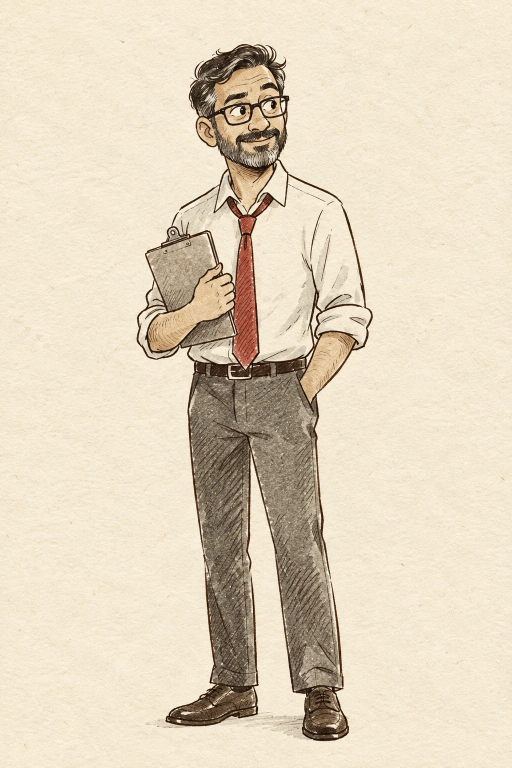
#> input picture demo-reel/ref/raj_ref.webp, 1024 x 1536 px (shown at 1/2 size); its folder holds 4 pictures in this run
$ python cut_puppets.py
#> lines starting #> are read from the running program, lines starting #| are printed output that depends on the picture; after the words box and inside, x2 and y2 are one past the last pixel; in counts of white or black regions, pixels touching at a corner belong together
"""Cut the demo reel's four hosts into jointed paper-cutout puppets. The pixels are the references' own (ref/*); only the
cut lines are new. Each moving piece leaves a hidden fill behind it on the piece underneath, so a turn never opens a hole.
  raj    head, arm (clipboard, hand and forearm; pivots at the elbow), torso (with the hand in his pocket), two legs
  maya   head (bun and hoops), arm (piggy bank, hand and forearm; pivots at the elbow), torso (hand on hip), two legs
  hana   head (bun and the pencil in it), arm (the pencil hand; pivots at the wrist), arm2 (the notebook hand; pivots at the
         wrist), torso, two legs
  diego  head (the hat and its white sticker border), torso (both hands on the backpack straps), two legs, and a second
         head drawing, head_uhoh: the same head with the smile repainted as a worried "o" (his skin and outline colours)
usage: python3 tools/cut_puppets.py [name ...]   ->  assets/<name>_<part>.png + assets/<name>_parts.json"""
import numpy as np, json, sys, os
from PIL import Image, ImageDraw
ROOT = os.path.join(os.path.dirname(os.path.abspath(__file__)), '..')
CHECK = os.path.join(ROOT, '_check', 'cuts') + '/'   # a visual check of each cut (not committed)
CFG = {
  'raj': dict(
    head=[(355, 75), (605, 75), (605, 318), (565, 340), (520, 352), (470, 348), (425, 330), (380, 300), (355, 250)],
    arm=[(283, 446), (432, 438), (480, 520), (480, 702), (360, 714), (272, 708), (258, 650), (272, 560)],
    legs_y=762, split_x=505, chin=((425, 290, 575, 352)), fill_from=(400, 380, 460, 420),
    piv=dict(head=(495, 346), arm=(300, 690), legL=(445, 765), legR=(565, 765), torso=(495, 1470)), feet=(495, 1470)),
  'maya': dict(
    head=[(290, 70), (660, 70), (660, 425), (610, 452), (545, 474), (478, 472), (420, 448), (372, 420), (290, 345)],
    arm=[(585, 568), (772, 566), (842, 598), (848, 722), (804, 784), (640, 796), (582, 762)],
    legs_y=900, split_x=540, chin=((430, 420, 610, 476)), fill_from=(470, 800, 520, 850),
    piv=dict(head=(505, 470), arm=(805, 662), legL=(440, 902), legR=(640, 902), torso=(540, 1455)), feet=(540, 1455)),
  'hana': dict(
    head=[(300, 60), (620, 60), (620, 262), (582, 300), (548, 318), (508, 325), (470, 315), (445, 302), (405, 314), (335, 302), (316, 262)],
    arm=[(405, 418), (522, 418), (522, 528), (492, 560), (458, 574), (420, 572), (404, 542)],
    arm2=[(508, 450), (664, 446), (670, 522), (638, 600), (598, 616), (548, 614), (505, 594)],
    legs_y=760, split_x=548, chin=((462, 282, 560, 327)), fill_from=(330, 470, 360, 500),
    piv=dict(head=(510, 322), arm=(440, 568), arm2=(600, 606), legL=(470, 765), legR=(620, 765), torso=(548, 1455)), feet=(548, 1455)),
  'diego': dict(
    head=[(340, 80), (694, 80), (694, 262), (642, 332), (602, 380), (562, 402), (510, 404), (462, 388), (418, 352), (378, 332), (340, 300)],
    legs_y=1046, split_x=527, chin=((468, 360, 604, 405)), fill_from=None,
    piv=dict(head=(535, 396), legL=(450, 1050), legR=(610, 1050), torso=(525, 1482)), feet=(525, 1482),
    uhoh=dict(mouth=(510, 302, 590, 350), skin=(236, 145, 64), o=(552, 330, 13, 16))),
}
def dil(m, r):
    o = m.copy()
    for _ in range(r):
        n = o.copy(); n[1:] |= o[:-1]; n[:-1] |= o[1:]; n[:, 1:] |= o[:, :-1]; n[:, :-1] |= o[:, 1:]; o = n
    return o
def ero(m, r): return ~dil(~m, r)
for name in (sys.argv[1:] or list(CFG)):
    C = CFG[name]; A = np.array(Image.open(f'{ROOT}/ref/{name}_ref.webp').convert('RGB')).astype(np.float32); H, W, _ = A.shape
#> after `H, W, _ = A.shape`: H = 1536; W = 1024
    bg = np.median(np.concatenate([A[:40, :40].reshape(-1, 3), A[:40, -40:].reshape(-1, 3), A[-40:, :40].reshape(-1, 3), A[-40:, -40:].reshape(-1, 3)]), 0)
#> bg = [245, 233, 210]
    fg = np.sqrt(((A - bg) ** 2).sum(2)) > 30
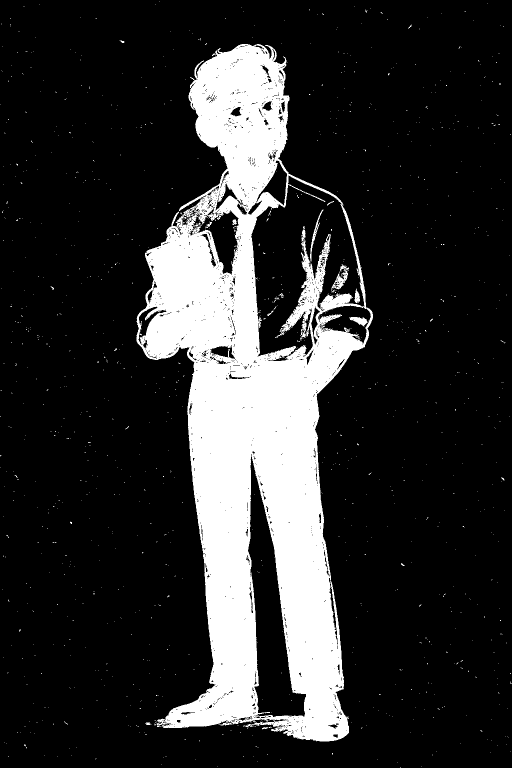
#> fg: shape (1536, 1024) bool (shown at 1/2 size); 18.5% white; 1191 white regions (1176 under 20 px), largest, box (x1, y1, x2, y2) and area: (273, 88, 746, 1483) 285924, (662, 528, 698, 582) 607, (620, 419, 647, 523) 373
    wall = dil(fg, 2); out = np.zeros_like(fg); out[0, :] = out[-1, :] = out[:, 0] = out[:, -1] = True; out &= ~wall
#> after `out &= ~wall`: out: shape (1536, 1024) bool; 0.32% white in thin lines or dots
    while True:   # the paper: flood-filled from the edges up to the ink
        n = dil(out, 1) & ~wall
        if (n == out).all(): break
        out = n
#> out: shape (1536, 1024) bool; 74.2% white; 869 black regions (624 under 20 px), largest, box (x1, y1, x2, y2) and area: (271, 86, 748, 1485) 389079, (50, 653, 63, 665) 90, (72, 668, 87, 682) 81
    body = ero(dil(~dil(out, 2), 1), 1)
#> in ero, `def ero(m, r): return ~dil(~m, r)`: returned value: shape (1536, 1024) bool; 24.4% white; 948 white regions (942 under 20 px), largest, box (x1, y1, x2, y2) and area: (273, 88, 746, 1483) 381515, (291, 1445, 302, 1450) 45, (239, 80, 249, 86) 29, (101, 572, 108, 580) 22, (983, 246, 991, 252) 20, (802, 1126, 810, 1132) 20
    lab = np.zeros((H, W), bool)   # keep the figure's own blob only (drop paper specks)
    ys, xs = np.nonzero(body); cy, cx = int(np.median(ys)), int(np.median(xs))
#> after `cy, cx = (int(np.median(ys)), int(np.median(xs)))`: cy = 743; cx = 517
    from collections import deque
    q = deque([(cy, cx)]); lab[cy, cx] = True
    while q:
        y, x = q.popleft()
        for dy, dx in ((1, 0), (-1, 0), (0, 1), (0, -1)):
            yy_, xx_ = y + dy, x + dx
            if 0 <= yy_ < H and 0 <= xx_ < W and body[yy_, xx_] and not lab[yy_, xx_]: lab[yy_, xx_] = True; q.append((yy_, xx_))
#> this loop made 381505 passes
#> (y, x) on passes 1 to 3: (743, 517), (744, 517), (742, 517)
#> lab: shape (1536, 1024) bool; 24.3% white; 1 white region, box (x1, y1, x2, y2) and area: (273, 88, 746, 1483) 381505
    body = lab
    def poly(pts):
        m = Image.new('L', (W, H), 0); ImageDraw.Draw(m).polygon([tuple(map(float, p)) for p in pts], fill=255); return np.array(m) > 0
#> after `m = Image.new('L', (W, H), 0)`: m: PIL image 1024x1536 L; every value is 0
#> after `ImageDraw.Draw(m).polygon([tuple(map(float, p)) for p in pts], fill=25`: m: PIL image 1024x1536 L; 4.1% white; 1 white region, box (x1, y1, x2, y2) and area: (355, 75, 606, 353) 64161
    yy = np.arange(H)[:, None] + np.zeros((1, W), int); xx = np.arange(W)[None, :] + np.zeros((H, 1), int)
    head = poly(C['head']) & body
#> head: shape (1536, 1024) bool; 2.6% white; 1 white region, box (x1, y1, x2, y2) and area: (377, 88, 579, 353) 41121
    arms = {}; taken = head.copy()
    for k in ('arm', 'arm2'):
        if k in C: arms[k] = poly(C[k]) & body & ~taken; taken |= arms[k]
#> this loop made 2 passes
#> pass 1, `taken |= arms[k]`:
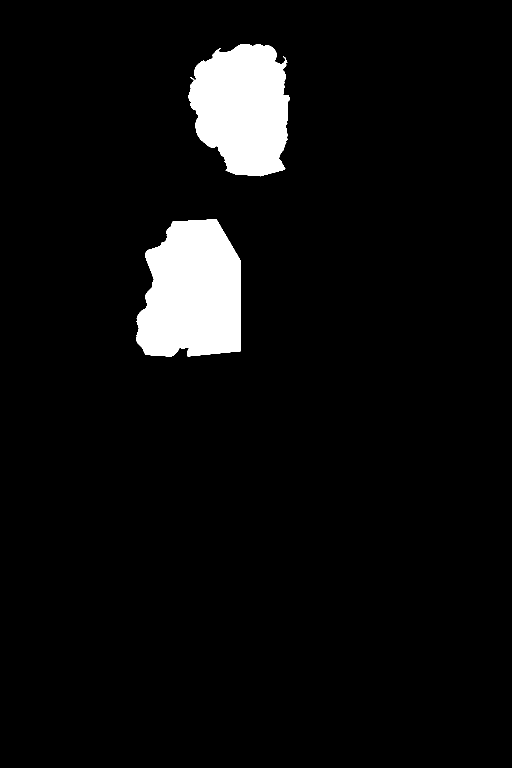
#> taken: shape (1536, 1024) bool (shown at 1/2 size); 5.6% white; 2 white regions, box (x1, y1, x2, y2) and area: (273, 438, 481, 713) 46991, (377, 88, 579, 353) 41121
#> after the loop, arms = 1 item
    anyarm = np.zeros_like(body)
    for m in arms.values(): anyarm |= m
#> this loop made 1 pass
    legs = body & (yy >= C['legs_y']) & ~anyarm
#> legs: shape (1536, 1024) bool; 11.8% white; 1 white region, box (x1, y1, x2, y2) and area: (307, 762, 698, 1483) 185504
    legL = legs & (xx < C['split_x']); legR = legs & (xx >= C['split_x'])
#> after `legL = legs & (xx < C['split_x'])`: legL: shape (1536, 1024) bool; 4.8% white; 1 white region, box (x1, y1, x2, y2) and area: (307, 762, 505, 1457) 75817
#> after `legR = legs & (xx >= C['split_x'])`: legR: shape (1536, 1024) bool; 7% white; 1 white region, box (x1, y1, x2, y2) and area: (505, 762, 698, 1483) 109687
    torso = body & ~head & ~anyarm & ~legL & ~legR
#> torso: shape (1536, 1024) bool; 6.9% white; 2 white regions, box (x1, y1, x2, y2) and area: (345, 338, 746, 762) 107609, (292, 710, 342, 720) 280
    x0, y0, x1, y1 = C['chin']; torso |= head & (yy >= y0) & (xx >= x0) & (xx <= x1)   # the hidden chin
#> after `torso |= head & (yy >= y0) & (xx >= x0) & (xx <= x1)`: torso: shape (1536, 1024) bool; 7.3% white; 2 white regions, box (x1, y1, x2, y2) and area: (345, 290, 746, 762) 114534, (292, 710, 342, 720) 280
    RGB = {'torso': A.copy()}
    if arms:   # under each arm: the clothing's own colour, so a turn shows no hole
        hole = dil(anyarm, 2) & ero(dil(body, 6), 6) & ~head
#> in ero (call 2), `def ero(m, r): return ~dil(~m, r)`: returned value: shape (1536, 1024) bool; 24.3% white; 1 white region, box (x1, y1, x2, y2) and area: (273, 88, 746, 1483) 382075
#> hole: shape (1536, 1024) bool; 3.1% white; 1 white region, box (x1, y1, x2, y2) and area: (273, 436, 483, 715) 48074
        fx0, fy0, fx1, fy1 = C['fill_from']; col = np.median(A[fy0:fy1, fx0:fx1].reshape(-1, 3), 0)
#> after `col = np.median(A[fy0:fy1, fx0:fx1].reshape(-1, 3), 0)`: col = [220, 207, 184]
        RGB['torso'][hole & ~torso] = col; torso |= hole
#> after `torso |= hole`:
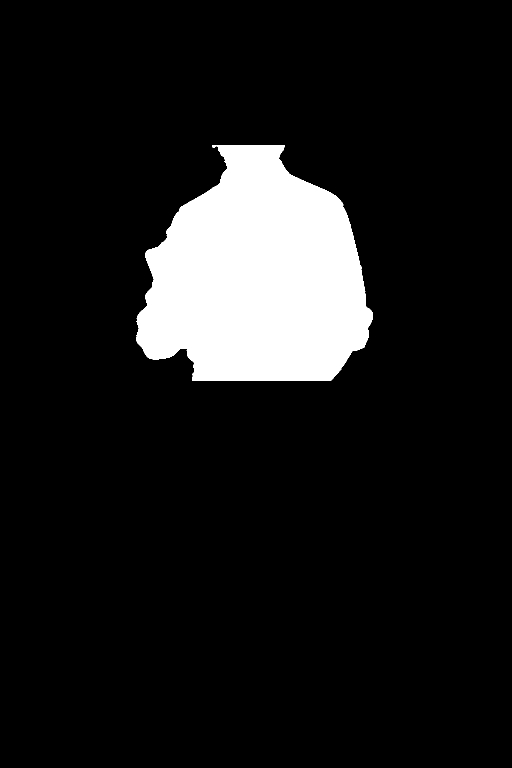
#> torso: shape (1536, 1024) bool (shown at 1/2 size); 10.3% white; 1 white region, box (x1, y1, x2, y2) and area: (273, 290, 746, 762) 161872
    parts = dict(legL=legL, legR=legR, torso=torso, **arms, head=head)
#> parts = 5 items
    meta = {'ref': [W, H], 'feet': list(C['feet']), 'parts': {}}
    os.makedirs(f'{ROOT}/assets', exist_ok=True); os.makedirs(CHECK, exist_ok=True)
    for k, m in parts.items():
        ys, xs = np.nonzero(m); a0, a1, b0, b1 = xs.min(), xs.max() + 1, ys.min(), ys.max() + 1
        src = RGB.get(k, A)
        Image.fromarray(np.dstack([src.astype(np.uint8), (m * 255).astype(np.uint8)])[b0:b1, a0:a1]).save(f'{ROOT}/assets/{name}_{k}.png')
        meta['parts'][k] = {'x': int(a0), 'y': int(b0), 'w': int(a1 - a0), 'h': int(b1 - b0), 'pivot': list(C['piv'][k])}
#> this loop made 5 passes
#> (k, a0, a1, b0, b1) on passes 1 to 5: ('legL', 307, 505, 762, 1457), ('legR', 505, 698, 762, 1483), ('torso', 273, 746, 290, 762), ('arm', 273, 481, 438, 713), ('head', 377, 579, 88, 353)
#> pass 1, `Image.fromarray(np.dstack([src.astype(np.uint8), (m * 255).astype(np.u..`:
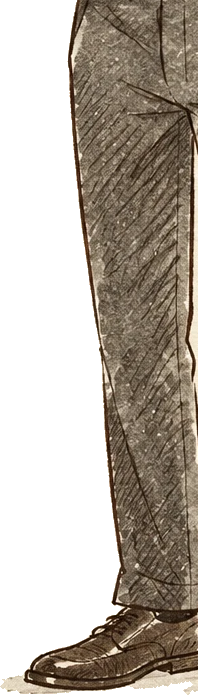
#> saved as raj_legL.png: PIL image 198x695 RGBA; mean R, G, B, A 175.9, 162.4, 142.1, 140.5; transparent parts drawn white
#> after the loop, meta = 3 items
    if 'uhoh' in C:   # the worried face: the smile painted over in skin, a small open "o" drawn in his own outline style
        U = C['uhoh']; m = parts['head']; ys, xs = np.nonzero(m); a0, b0 = xs.min(), ys.min()
        im = Image.fromarray(np.dstack([A.astype(np.uint8), (m * 255).astype(np.uint8)])).convert('RGBA'); d = ImageDraw.Draw(im)
        x0, y0, x1, y1 = U['mouth']; d.ellipse((x0, y0, x1, y1), fill=tuple(U['skin']) + (255,))
        ox, oy, rx, ry = U['o']; d.ellipse((ox - rx - 4, oy - ry - 4, ox + rx + 4, oy + ry + 4), fill=(17, 17, 17, 255)); d.ellipse((ox - rx, oy - ry, ox + rx, oy + ry), fill=(150, 40, 30, 255))
        d.ellipse((ox - rx * .55, oy + ry * .15, ox + rx * .55, oy + ry * .85), fill=(214, 92, 72, 255))
        im.crop((a0, b0, xs.max() + 1, ys.max() + 1)).save(f'{ROOT}/assets/{name}_head_uhoh.png'); meta['alt'] = {'head_uhoh': 'head'}
    # the lineup sticker: the whole figure, die-cut with a white border (Diego's art already has its own)
    from PIL import ImageFilter   # a rounded dilation: blur the silhouette, keep everything the blur reaches
    cut = body if name == 'diego' else np.array(Image.fromarray((body * 255).astype(np.uint8)).filter(ImageFilter.GaussianBlur(11))) > 14
#> cut: shape (1536, 1024) bool; 28.4% white; 1 white region, box (x1, y1, x2, y2) and area: (257, 72, 761, 1500) 447007
    ys, xs = np.nonzero(cut); a0, a1, b0, b1 = xs.min(), xs.max() + 1, ys.min(), ys.max() + 1
#> after `a0, a1, b0, b1 = (xs.min(), xs.max() + 1, ys.min(), ys.max() + 1)`: a0 = 257; a1 = 761; b0 = 72; b1 = 1500
    rgb = A.copy(); rgb[cut & ~body] = 255
    Image.fromarray(np.dstack([rgb.astype(np.uint8), (cut * 255).astype(np.uint8)])[b0:b1, a0:a1]).save(f'{ROOT}/assets/{name}_sticker.png'); meta['sticker'] = [int(a0), int(b0), int(a1 - a0), int(b1 - b0)]
#> after `Image.fromarray(np.dstack([rgb.astype(np.uint8), (cut * 255).astype(np`:
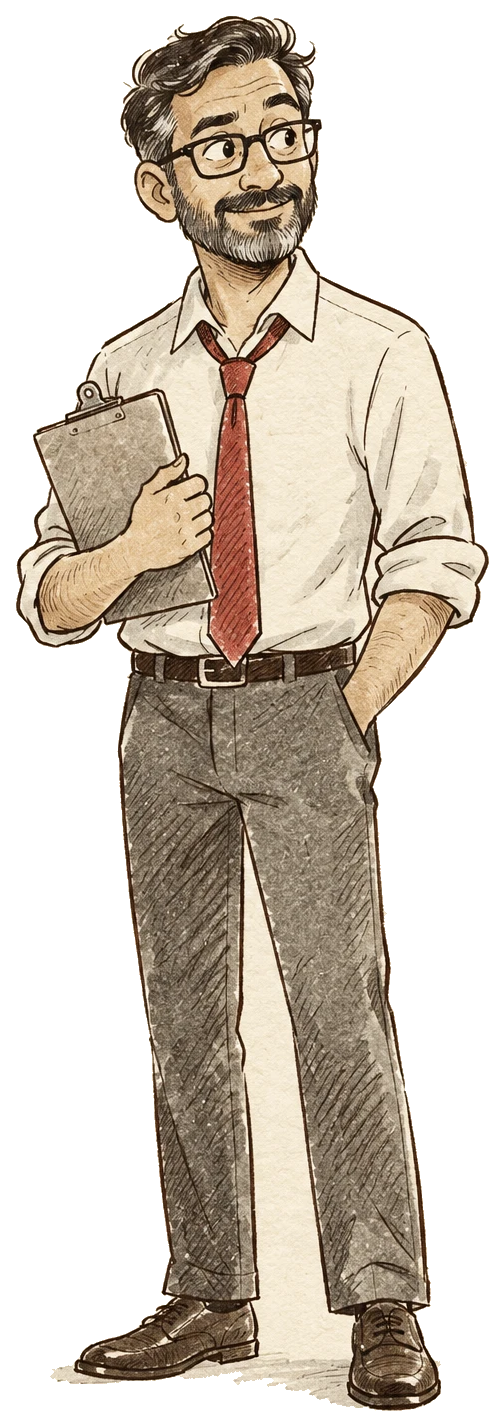
#> saved as raj_sticker.png: PIL image 504x1428 RGBA; mean R, G, B, A 203.5, 189.9, 169.7, 158.4; transparent parts drawn white
    json.dump(meta, open(f'{ROOT}/assets/{name}_parts.json', 'w'), indent=1)
    viz = np.full((H, W, 3), 255, np.uint8); cols = {'legL': (120, 60, 0), 'legR': (90, 90, 90), 'torso': (80, 80, 255), 'arm': (0, 180, 180), 'arm2': (200, 160, 0), 'head': (255, 80, 80)}
#> after `viz = np.full((H, W, 3), 255, np.uint8)`: viz: shape (1536, 1024, 3); every value is 255
    for k, m in parts.items(): viz[m] = cols[k]
#> this loop made 5 passes
#> k on passes 1 to 5: 'legL', 'legR', 'torso', 'arm', 'head'
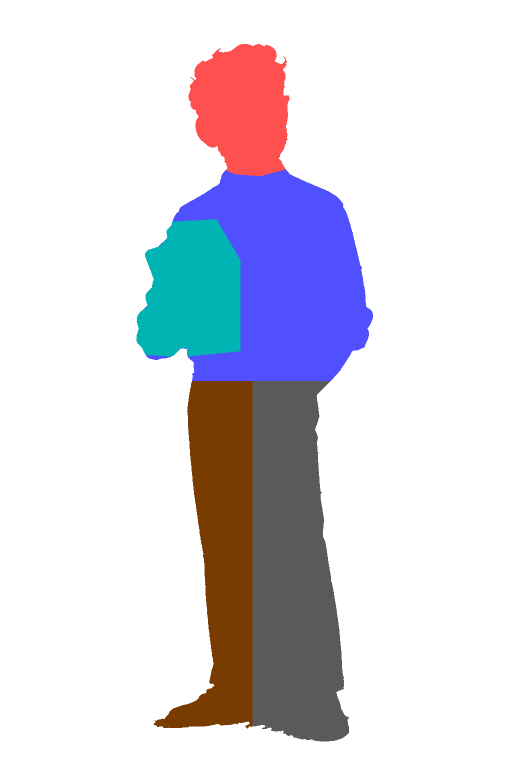
#> viz: shape (1536, 1024, 3) (shown at 1/2 size); mean of channels 0, 1, 2 217.4, 215.3, 224.4; drawn as R, G, B
    Image.fromarray(np.concatenate([viz, A.astype(np.uint8)], 1)).resize((W, H // 2)).save(f'{CHECK}{name}_cut.png')
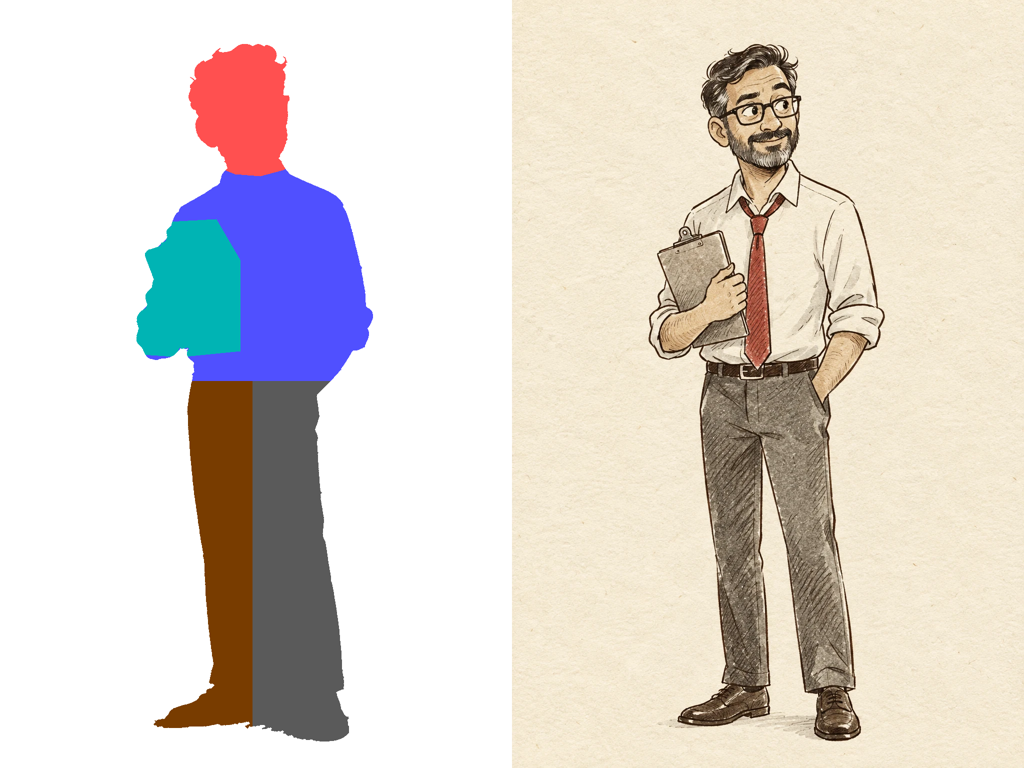
#> saved as raj_cut.png: PIL image 1024x768 RGB; mean R, G, B 221.1, 213.9, 207.2
    print(name, {k: (v['x'], v['y'], v['w'], v['h']) for k, v in meta['parts'].items()})
#| raj {'legL': (307, 762, 198, 695), 'legR': (505, 762, 193, 721), 'torso': (273, 290, 473, 472), 'arm': (273, 438, 208, 275), 'head': (377, 88, 202, 265)}
#> pass 2 of the loop `for name in (sys.argv[1:] or list(CFG)):`:
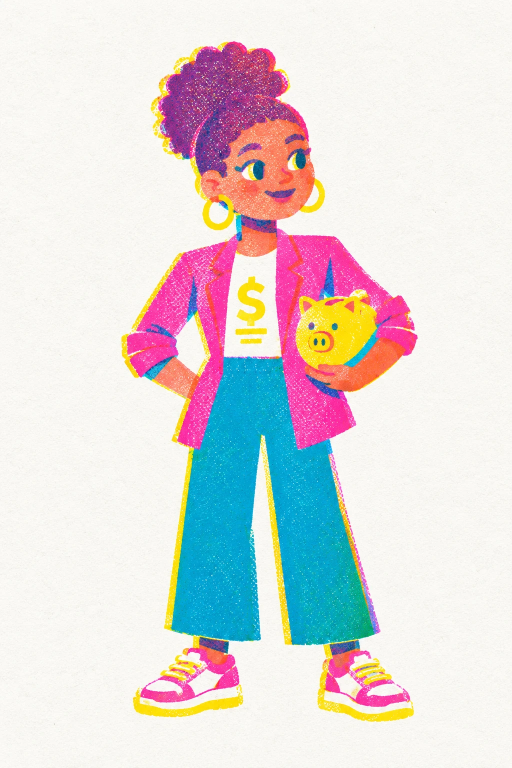
#> input picture demo-reel/ref/maya_ref.webp, 1024 x 1536 px (shown at 1/2 size)
#> bg = [250, 248, 244]
#> `fg = np.sqrt(((A - bg) ** 2).sum(2)) > 30`:
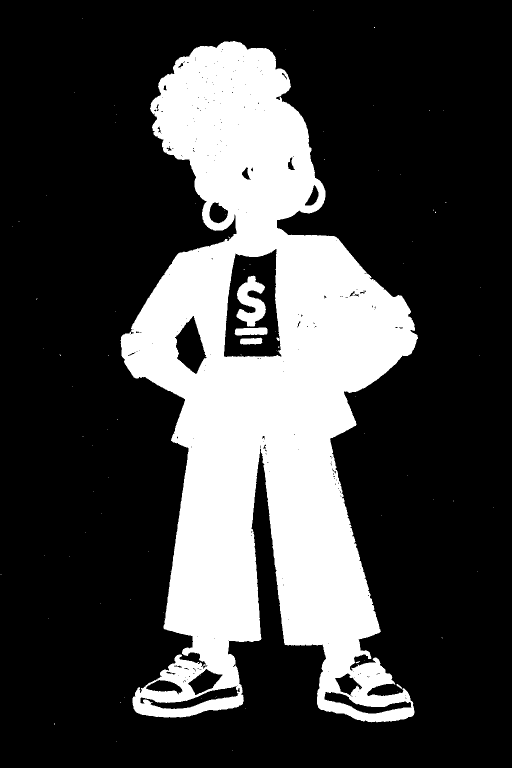
#> fg: shape (1536, 1024) bool (shown at 1/2 size); 26.3% white; 84 white regions (79 under 20 px), largest, box (x1, y1, x2, y2) and area: (241, 82, 836, 1445) 408709, (473, 551, 532, 653) 3392, (469, 655, 535, 671) 895, (480, 675, 525, 689) 507, (792, 1368, 804, 1378) 42
#> wall: shape (1536, 1024) bool; 27.5% white; 69 white regions (58 under 20 px), largest, box (x1, y1, x2, y2) and area: (239, 80, 838, 1447) 426270, (467, 549, 537, 673) 5306, (478, 673, 527, 691) 721
#> cy = 751; cx = 510
#> `lab[cy, cx] = True`:
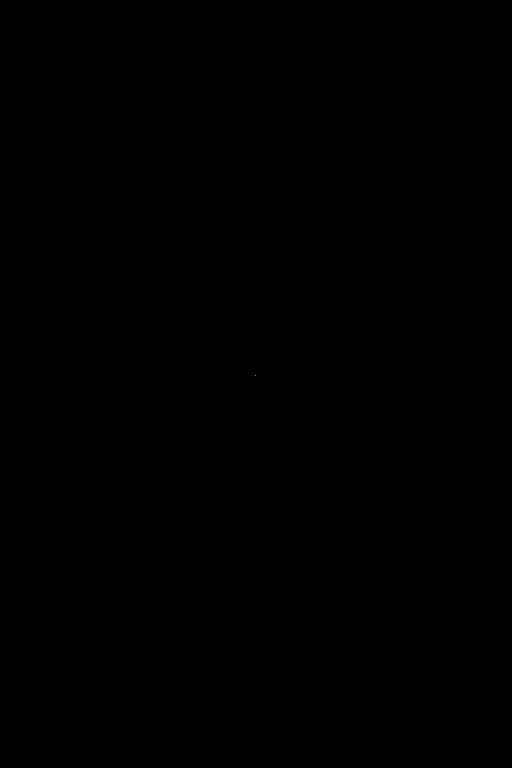
#> lab: shape (1536, 1024) bool (shown at 1/2 size); 0% white in thin lines or dots, all inside (x1, y1, x2, y2) = (510, 751, 511, 752)
#> the loop `while q:` made 447614 passes
#> (y, x) on passes 1 to 3: (751, 510), (752, 510), (750, 510)
#> the loop `for m in arms.values(): anyarm |= m` made 1 pass
#> col = [3, 166, 207]
#> the loop `for k, m in parts.items():` made 5 passes
#> (k, a0, a1, b0, b1) on passes 1 to 5: ('legL', 265, 540, 900, 1435), ('legR', 540, 829, 900, 1445), ('torso', 241, 836, 420, 900), ('arm', 582, 836, 567, 797), ('head', 300, 651, 82, 475)
#> `a0, a1, b0, b1 = (xs.min(), xs.max() + 1, ys.min(), ys.max() + 1)`: a0 = 225; a1 = 850; b0 = 66; b1 = 1461
#> the loop `for k, m in parts.items(): viz[m] = cols[k]` made 5 passes
#| maya {'legL': (265, 900, 275, 535), 'legR': (540, 900, 289, 545), 'torso': (241, 420, 595, 480), 'arm': (582, 567, 254, 230), 'head': (300, 82, 351, 393)}
